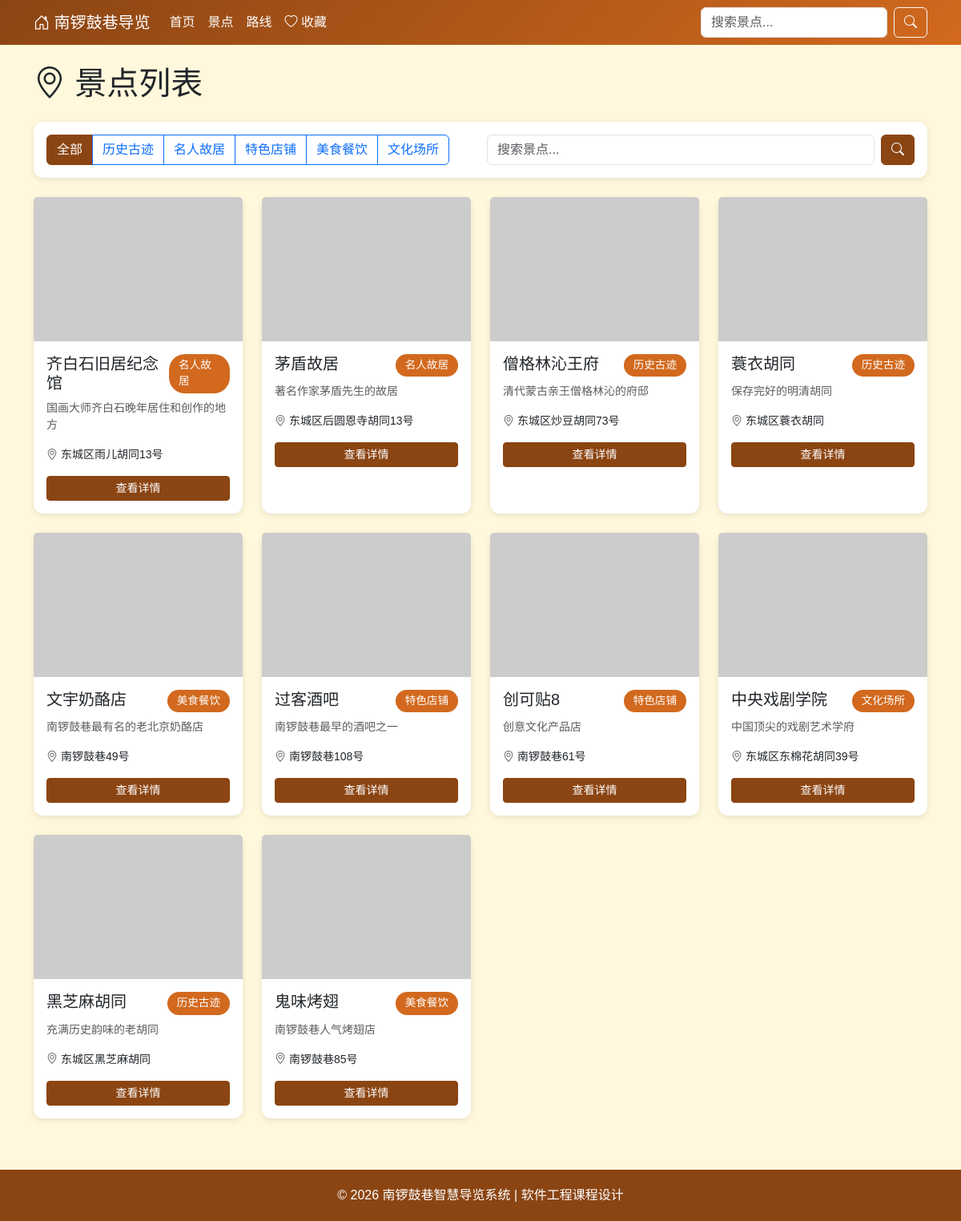
/pois/, run on the app's committed database.
### tour/models.py (models this page shows, shortened)
class POICategory(models.Model):
    name = models.CharField('分类名称', max_length=50)
    icon = models.CharField('图标', max_length=50, default='fa-map-marker')
    class Meta:
        verbose_name = 'POI分类'
        verbose_name_plural = 'POI分类'

class POI(models.Model):
    hutong = models.ForeignKey(Hutong, on_delete=models.CASCADE, related_name='pois', verbose_name='所属胡同')
    category = models.ForeignKey(POICategory, on_delete=models.SET_NULL, null=True, verbose_name='分类')
    name = models.CharField('名称', max_length=100)
    description = models.TextField('简介')
    detail = models.TextField('详细介绍', blank=True)
    address = models.CharField('地址', max_length=200)
    latitude = models.DecimalField('纬度', max_digits=10, decimal_places=7, null=True, blank=True)
    longitude = models.DecimalField('经度', max_digits=10, decimal_places=7, null=True, blank=True)
    image = models.ImageField('图片', upload_to='poi/', blank=True)
    opening_hours = models.CharField('开放时间', max_length=100, blank=True)
    ticket_price = models.CharField('门票价格', max_length=100, blank=True)
    order = models.IntegerField('排序', default=0)
    class Meta:
        verbose_name = 'POI景点'
        verbose_name_plural = 'POI景点'
        ordering = ['order', 'id']

### tour/views.py (the view)
# urls.py: path('pois/', views.poi_list, name='poi_list'),
def poi_list(request):
    hutong = Hutong.objects.first()
    categories = POICategory.objects.all()
    category_id = request.GET.get('category')
    search = request.GET.get('search', '').strip()
    pois = POI.objects.filter(hutong=hutong) if hutong else POI.objects.none()
    if category_id:
        pois = pois.filter(category_id=category_id)
    if search:
        pois = pois.filter(name__icontains=search) | pois.filter(description__icontains=search)
    return render(request, 'tour/poi_list.html', {
        'hutong': hutong,
        'pois': pois,
        'categories': categories,
        'current_category': category_id,
        'search': search,
    })

### templates/tour/poi_list.html (shortened to what this page needs)
{% extends 'base.html' %}
{% block content %}
<div class="container py-4">
    <h1 class="mb-4"><i class="bi bi-geo-alt"></i> 景点列表</h1>
    <div class="card mb-4 p-3">
        <div class="row g-3 align-items-center">
            <div class="col-md-6">
                <div class="btn-group flex-wrap" role="group">
                    <a href="{% url 'tour:poi_list' %}" class="btn {% if not current_category %}btn-primary{% else %}btn-outline-primary{% endif %}">
                        全部
                    </a>
                    {% for cat in categories %}
                    <a href="{% url 'tour:poi_list' %}?category={{ cat.pk }}"
                       class="btn {% if current_category == cat.pk|stringformat:'s' %}btn-primary{% else %}btn-outline-primary{% endif %}">
                        {{ cat.name }}
                    </a>
                    {% endfor %}
                </div>
            </div>
            <div class="col-md-6">
                <form class="d-flex" method="get">
                    <input type="text" name="search" class="form-control me-2" placeholder="搜索景点..." value="{{ search }}">
                    <button type="submit" class="btn btn-primary">
                        <i class="bi bi-search"></i>
                    </button>
                </form>
            </div>
        </div>
    </div>
    <div class="row g-4">
        {% for poi in pois %}
        <div class="col-md-4 col-lg-3">
            <div class="card poi-card h-100">
                {% if poi.image %}
                <img src="{{ poi.image.url }}" class="card-img-top" alt="{{ poi.name }}">
                {% else %}
                <img src="https://via.placeholder.com/400x180?text={{ poi.name }}" class="card-img-top" alt="{{ poi.name }}">
                {% endif %}
                <div class="card-body">
                    <div class="d-flex justify-content-between align-items-start mb-2">
                        <h5 class="card-title mb-0">{{ poi.name }}</h5>
                        {% if poi.category %}
                        <span class="category-badge">{{ poi.category.name }}</span>
                        {% endif %}
                    </div>
                    <p class="card-text text-muted small">{{ poi.description|truncatechars:50 }}</p>
                    <p class="card-text small">
                        <i class="bi bi-geo-alt text-muted"></i> {{ poi.address|truncatechars:20 }}
                    </p>
                    <a href="{% url 'tour:poi_detail' poi.pk %}" class="btn btn-primary btn-sm w-100">查看详情</a>
                </div>
            </div>
        </div>
        {% endfor %}
    </div>
</div>
{% endblock %}

### templates/base.html (shortened to what this page needs)
<!DOCTYPE html>
<html lang="zh-CN">
<head>
    <link href="https://cdn.jsdelivr.net/npm/bootstrap@5.3.0/dist/css/bootstrap.min.css" rel="stylesheet">
    <link href="https://cdn.jsdelivr.net/npm/bootstrap-icons@1.10.0/font/bootstrap-icons.css" rel="stylesheet">
</head>
<body>
    <nav class="navbar navbar-expand-lg navbar-dark sticky-top">
        <div class="container">
            <a class="navbar-brand" href="{% url 'tour:index' %}">
                <i class="bi bi-house-door"></i> 南锣鼓巷导览
            </a>
            <div class="collapse navbar-collapse" id="navbarNav">
                <ul class="navbar-nav me-auto">
                    <li class="nav-item">
                        <a class="nav-link" href="{% url 'tour:index' %}">首页</a>
                    </li>
                    <li class="nav-item">
                        <a class="nav-link" href="{% url 'tour:poi_list' %}">景点</a>
                    </li>
                    <li class="nav-item">
                        <a class="nav-link" href="{% url 'tour:route_list' %}">路线</a>
                    </li>
                    <li class="nav-item">
                        <a class="nav-link" href="{% url 'tour:favorites' %}">
                            <i class="bi bi-heart"></i> 收藏
                        </a>
                    </li>
                </ul>
                <form class="d-flex" action="{% url 'tour:search' %}" method="get">
                    <input class="form-control me-2" type="search" name="q" placeholder="搜索景点...">
                    <button class="btn btn-outline-light" type="submit">
                        <i class="bi bi-search"></i>
                    </button>
                </form>
            </div>
        </div>
    </nav>
    {% block content %}{% endblock %}
    <footer class="text-center">
        <div class="container">
            <p class="mb-0">© 2026 南锣鼓巷智慧导览系统 | 软件工程课程设计</p>
        </div>
    </footer>
</body>
</html>

### templates/base.html (style rules this page uses)
:root { --primary-color: #8B4513; --secondary-color: #D2691E; --bg-color: #FFF8DC; }
body { background-color: var(--bg-color); font-family: 'Microsoft YaHei', sans-serif; }
.navbar { background: linear-gradient(135deg, var(--primary-color), var(--secondary-color)); }
.navbar-brand, .nav-link { color: white !important; }
.card { border: none; border-radius: 12px; box-shadow: 0 2px 8px rgba(0,0,0,0.1); transition: transform 0.2s; }
.btn-primary { background-color: var(--primary-color); border-color: var(--primary-color); }
.poi-card img { height: 180px; object-fit: cover; }
.category-badge { background-color: var(--secondary-color); color: white; padding: 4px 12px; border-radius: 20px; font-size: 0.85rem; }
footer { background-color: var(--primary-color); color: white; padding: 20px 0; margin-top: 40px; }

### data on the page
POICategory: name "历史古迹"
POICategory: name "名人故居"
POICategory: name "特色店铺"
POICategory: name "美食餐饮"
POICategory: name "文化场所"
POI: name "齐白石旧居纪念馆", category.name "名人故居", description "国画大师齐白石晚年居住和创作的地方", address "东城区雨儿胡同13号"
POI: name "茅盾故居", category.name "名人故居", description "著名作家茅盾先生的故居", address "东城区后圆恩寺胡同13号"
POI: name "僧格林沁王府", category.name "历史古迹", description "清代蒙古亲王僧格林沁的府邸", address "东城区炒豆胡同73号"
POI: name "蓑衣胡同", category.name "历史古迹", description "保存完好的明清胡同", address "东城区蓑衣胡同"
POI: name "文宇奶酪店", category.name "美食餐饮", description "南锣鼓巷最有名的老北京奶酪店", address "南锣鼓巷49号"
POI: name "过客酒吧", category.name "特色店铺", description "南锣鼓巷最早的酒吧之一", address "南锣鼓巷108号"
POI: name "创可贴8", category.name "特色店铺", description "创意文化产品店", address "南锣鼓巷61号"
POI: name "中央戏剧学院", category.name "文化场所", description "中国顶尖的戏剧艺术学府", address "东城区东棉花胡同39号"
POI: name "黑芝麻胡同", category.name "历史古迹", description "充满历史韵味的老胡同", address "东城区黑芝麻胡同"
POI: name "鬼味烤翅", category.name "美食餐饮", description "南锣鼓巷人气烤翅店", address "南锣鼓巷85号"
